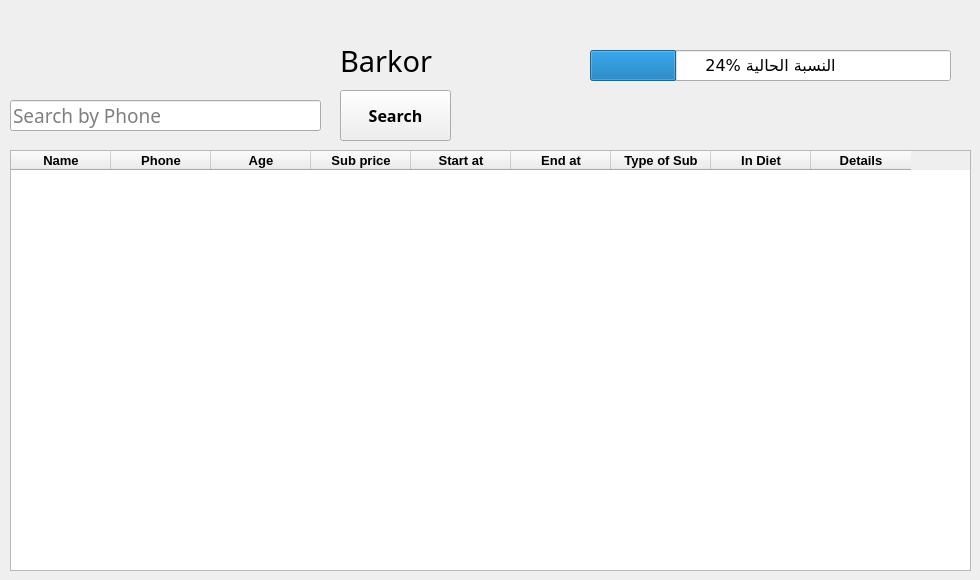
    <widget class="QWidget" name="tab_4">
     <attribute name="title">
      <string>Barkor</string>
     </attribute>
     <widget class="QLineEdit" name="lineEdit_13">
      <property name="geometry">
       <rect>
        <x>10</x>
        <y>100</y>
        <width>311</width>
        <height>31</height>
       </rect>
      </property>
      <property name="font">
       <font>
        <family>Javanese Text</family>
        <pointsize>14</pointsize>
       </font>
      </property>
      <property name="placeholderText">
       <string>Search by Phone</string>
      </property>
     </widget>
     <widget class="QPushButton" name="pushButton_32">
      <property name="geometry">
       <rect>
        <x>340</x>
        <y>90</y>
        <width>111</width>
        <height>51</height>
       </rect>
      </property>
      <property name="font">
       <font>
        <family>Javanese Text</family>
        <pointsize>12</pointsize>
        <weight>75</weight>
        <bold>true</bold>
       </font>
      </property>
      <property name="cursor">
       <cursorShape>PointingHandCursor</cursorShape>
      </property>
      <property name="text">
       <string>Search</string>
      </property>
     </widget>
     <widget class="QTableWidget" name="tableWidget_3">
      <property name="geometry">
       <rect>
        <x>10</x>
        <y>150</y>
        <width>961</width>
        <height>421</height>
       </rect>
      </property>
      <property name="font">
       <font>
        <pointsize>10</pointsize>
        <weight>75</weight>
        <bold>true</bold>
       </font>
      </property>
      <column>
       <property name="text">
        <string>Name</string>
       </property>
       <property name="font">
        <font>
         <pointsize>10</pointsize>
         <weight>75</weight>
         <bold>true</bold>
        </font>
       </property>
       <property name="textAlignment">
        <set>AlignCenter</set>
       </property>
      </column>
      <column>
       <property name="text">
        <string>Phone</string>
       </property>
       <property name="font">
        <font>
         <pointsize>10</pointsize>
         <weight>75</weight>
         <bold>true</bold>
        </font>
       </property>
       <property name="textAlignment">
        <set>AlignCenter</set>
       </property>
      </column>
      <column>
       <property name="text">
        <string>Age</string>
       </property>
       <property name="font">
        <font>
         <pointsize>10</pointsize>
         <weight>75</weight>
         <bold>true</bold>
        </font>
       </property>
       <property name="textAlignment">
        <set>AlignCenter</set>
       </property>
      </column>
      <column>
       <property name="text">
        <string>Sub price</string>
       </property>
       <property name="font">
        <font>
         <pointsize>10</pointsize>
         <weight>75</weight>
         <bold>true</bold>
        </font>
       </property>
       <property name="textAlignment">
        <set>AlignCenter</set>
       </property>
      </column>
      <column>
       <property name="text">
        <string>Start at</string>
       </property>
       <property name="font">
        <font>
         <pointsize>10</pointsize>
         <weight>75</weight>
         <bold>true</bold>
        </font>
       </property>
       <property name="textAlignment">
        <set>AlignCenter</set>
       </property>
      </column>
      <column>
       <property name="text">
        <string>End at</string>
       </property>
       <property name="font">
        <font>
         <family>MS Shell Dlg 2</family>
         <pointsize>10</pointsize>
         <weight>75</weight>
         <bold>true</bold>
        </font>
       </property>
       <property name="textAlignment">
        <set>AlignCenter</set>
       </property>
      </column>
      <column>
       <property name="text">
        <string>Type of Sub</string>
       </property>
       <property name="font">
        <font>
         <pointsize>10</pointsize>
         <weight>75</weight>
         <bold>true</bold>
        </font>
       </property>
       <property name="textAlignment">
        <set>AlignCenter</set>
       </property>
      </column>
      <column>
       <property name="text">
        <string>In Diet</string>
       </property>
       <property name="font">
        <font>
         <pointsize>10</pointsize>
         <weight>75</weight>
         <bold>true</bold>
        </font>
       </property>
       <property name="textAlignment">
        <set>AlignCenter</set>
       </property>
      </column>
      <column>
       <property name="text">
        <string>Details</string>
       </property>
       <property name="font">
        <font>
         <pointsize>10</pointsize>
         <weight>75</weight>
         <bold>true</bold>
        </font>
       </property>
       <property name="textAlignment">
        <set>AlignCenter</set>
       </property>
      </column>
     </widget>
     <widget class="QLabel" name="label_24">
      <property name="geometry">
       <rect>
        <x>340</x>
        <y>30</y>
        <width>131</width>
        <height>61</height>
       </rect>
      </property>
      <property name="font">
       <font>
        <family>Javanese Text</family>
        <pointsize>22</pointsize>
       </font>
      </property>
      <property name="text">
       <string>Barkor</string>
      </property>
     </widget>
     <widget class="QProgressBar" name="progressBar_2">
      <property name="geometry">
       <rect>
        <x>590</x>
        <y>50</y>
        <width>361</width>
        <height>31</height>
       </rect>
      </property>
      <property name="font">
       <font>
        <family>MS Reference Sans Serif</family>
        <pointsize>12</pointsize>
        <weight>50</weight>
        <italic>false</italic>
        <bold>false</bold>
       </font>
      </property>
      <property name="value">
       <number>24</number>
      </property>
      <property name="format">
       <string>%p% النسبة الحالية</string>
      </property>
     </widget>
    </widget>
